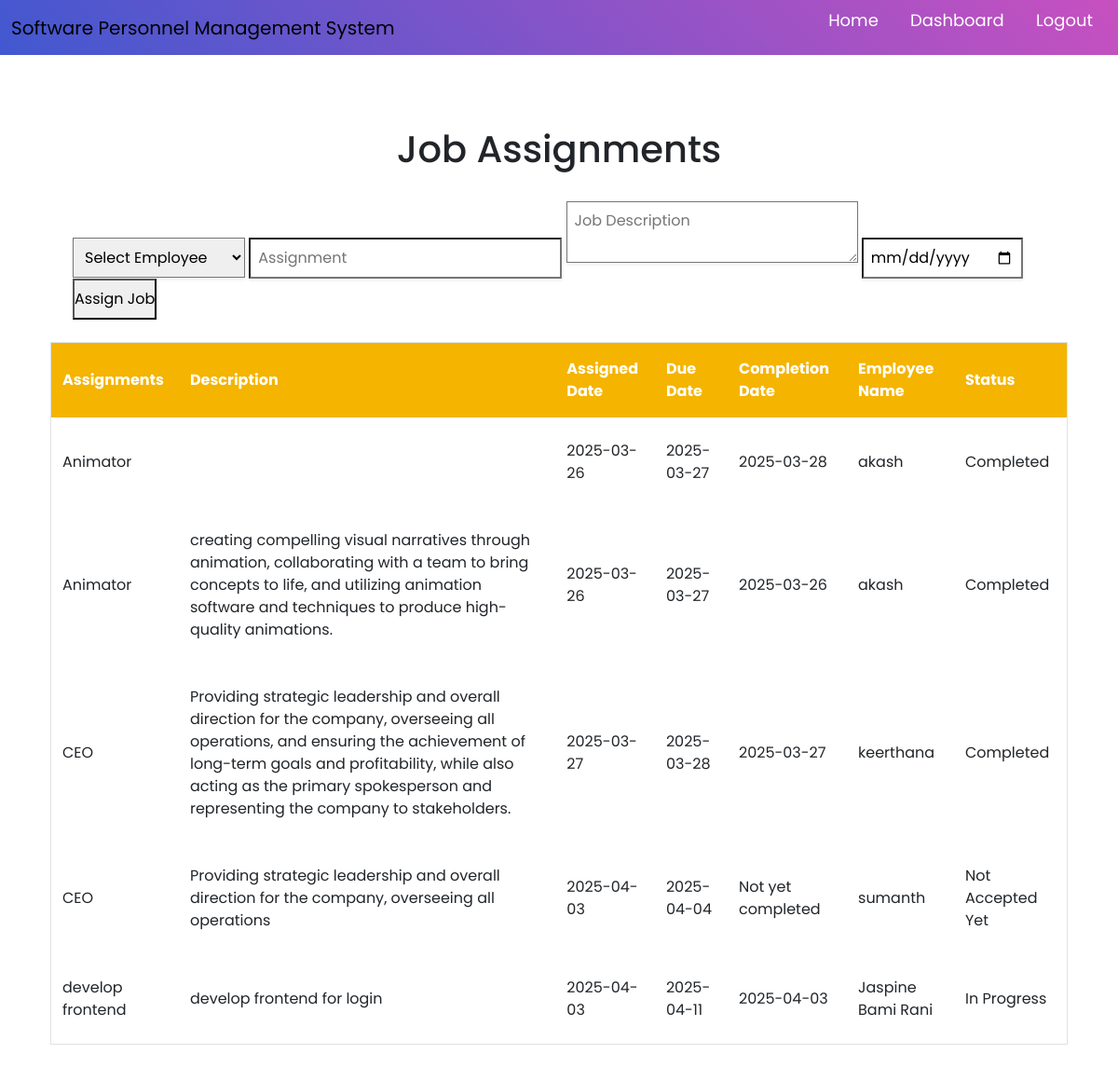
The app's page /view-job-assignments (signed in) with its own data.
### app/models.py (models this page shows, shortened)
class JobAssignment(db.Model):
    id = db.Column(db.Integer, primary_key=True)
    employee_id = db.Column(db.Integer, db.ForeignKey('employee.id'), nullable=False)
    job_title = db.Column(db.String(100), nullable=False)
    description = db.Column(db.Text, nullable=True)
    assigned_date = db.Column(db.DateTime, default=db.func.current_timestamp())
    due_date = db.Column(db.DateTime, nullable=True)  # Add due_date
    completed_date = db.Column(db.DateTime, nullable=True)  # Add completed_date
    status = db.Column(db.String(20), default="Not Accepted")  # Default to "Not Accepted"
    employee = db.relationship('Employee', backref=db.backref('job_assignments', lazy=True))

class Employee(db.Model, UserMixin):
    id = db.Column(db.Integer, primary_key=True)
    name = db.Column(db.String(150), nullable=False)
    email = db.Column(db.String(150), unique=True, nullable=False)
    password = db.Column(db.String(256), nullable=False)
    position = db.Column(db.String(100), nullable=False, default="Employee")  # Default position
    salary = db.Column(db.Float, nullable=False, default=0.0)  # Default salary

### app/views.py (the view)
@views.route('/view-job-assignments')
@login_required
def view_job_assignments():
    job_assignments = JobAssignment.query.all()
    employees = Employee.query.all()
    return render_template('view_job_assignments.html', job_assignments=job_assignments, employees=employees)

### app/__init__.py (called while the page is built)
@login_manager.user_loader
def load_user(user_id):
    return Employee.query.get(int(user_id)) or Admin.query.get(int(user_id))

### app/templates/view_job_assignments.html (shortened to what this page needs)
{% extends 'base.html' %}
{% block head %}
    <link rel="stylesheet" href="{{ url_for('static', filename='css/view_job_assignments.css') }}">
{% endblock %}
{% block content %}
<div class="container mx-auto mt-8 p-4">
    <h1 class="text-3xl font-semibold mb-6 text-center text-gray-700">Job Assignments</h1>
    <form action="{{ url_for('views.assign_job') }}" method="POST" class="flex flex-wrap gap-4 mb-6 bg-white p-4 shadow-md rounded-lg">
        <select name="employee_id" id="employee" class="w-full md:w-1/5 border-gray-300 rounded-md shadow-sm focus:ring-blue-500 focus:border-blue-500 p-2" required>
            <option value="">Select Employee</option>
        </select>
        <input type="text" name="job_title" id="job_title" class="w-full md:w-1/5 border-gray-300 rounded-md shadow-sm focus:ring-blue-500 focus:border-blue-500 p-2" placeholder="Assignment" required>
        <textarea name="description" id="description" class="w-full md:w-2/5 border-gray-300 rounded-md shadow-sm focus:ring-blue-500 focus:border-blue-500 p-2" placeholder="Job Description"></textarea>
        <input type="date" name="due_date" class="w-full md:w-1/5 border-gray-300 rounded-md shadow-sm focus:ring-blue-500 focus:border-blue-500 p-2" required>
        <button type="submit" class="bg-green-500 hover:bg-green-700 text-black font-bold py-2 px-6 rounded-md transition-all duration-300 ease-in-out background=green">Assign Job</button>
    </form>
    <div class="overflow-x-auto">
        <table class="min-w-full bg-white shadow-lg rounded-lg overflow-hidden border border-gray-300">
            <thead class="bg-gradient-to-r from-yellow-500 to-yellow-400 text-white">
                <tr>
                    <th class="px-6 py-3 text-left text-sm font-semibold uppercase border-b border-gray-200">Assignments</th>
                    <th class="px-6 py-3 text-left text-sm font-semibold uppercase border-b border-gray-200">Description</th>
                    <th class="px-6 py-3 text-left text-sm font-semibold uppercase border-b border-gray-200">Assigned Date</th>
                    <th class="px-6 py-3 text-left text-sm font-semibold uppercase border-b border-gray-200">Due Date</th>
                    <th class="px-6 py-3 text-left text-sm font-semibold uppercase border-b border-gray-200">Completion Date</th>
                    <th class="px-6 py-3 text-left text-sm font-semibold uppercase border-b border-gray-200">Employee Name</th>
                    <th class="px-6 py-3 text-left text-sm font-semibold uppercase border-b border-gray-200">Status</th>
                </tr>
            </thead>
            <tbody class="divide-y divide-gray-200">
                {% for job in job_assignments %}
                <tr class="hover:bg-gray-100 transition duration-300 border-l-4 border-transparent hover:border-yellow-500">
                    <td class="px-6 py-4">{{ job.job_title }}</td>
                    <td class="px-6 py-4 break-words whitespace-normal max-w-xs">{{ job.description }}</td>
                    <td class="px-6 py-4">{{ job.assigned_date.strftime('%Y-%m-%d') if job.assigned_date else 'N/A' }}</td>
                    <td class="px-6 py-4">{{ job.due_date.strftime('%Y-%m-%d') if job.due_date else 'Not Set' }}</td>
                    <td class="px-6 py-4">{{ job.completed_date.strftime('%Y-%m-%d') if job.completed_date else 'Not yet completed' }}</td>
                    <td class="px-6 py-4">{{ job.employee.name }}</td>
                    <td class="px-6 py-4">
                        {% if job.status == "Not Accepted" %}
                        <span class="text-red-500 font-bold">Not Accepted Yet</span>
                        {% else %}
                        <span class="text-green-500 font-bold">{{ job.status }}</span>
                        {% endif %}
                    </td>
                </tr>
                {% endfor %}
            </tbody>
        </table>
    </div>
</div>
{% endblock %}

### app/static/css/style.css (style rules this page uses)
* { margin: 0; padding: 0; box-sizing: border-box; font-family: 'Poppins', sans-serif; }
body { display: flex; flex-direction: column; align-items: center; background: #f2f2f2; }

### app/static/css/view_job_assignments.css (style rules this page uses)
table { width: 100%; border-collapse: collapse; }
th, td { padding: 12px; text-align: left; }
th { background-color: #f4b400; color: white; }

### records on screen
JobAssignment: job_title "Animator", assigned_date "2025-03-26", due_date "2025-03-27", completed_date "2025-03-28", employee.name "akash", status "Completed"
JobAssignment: job_title "Animator", description "creating compelling visual narratives through animation, collaborating with a team to bring concepts to life, and utilizing animation software and techniques to produce high-quality animations.", assigned_date "2025-03-26", due_date "2025-03-27", completed_date "2025-03-26", employee.name "akash", status "Completed"
JobAssignment: job_title "CEO", description "Providing strategic leadership and overall direction for the company, overseeing all operations, and ensuring the achievement of long-term goals and profitability, while also acting as the primary spokesperson and representing the company to stakeholders.", assigned_date "2025-03-27", due_date "2025-03-28", completed_date "2025-03-27", employee.name "keerthana", status "Completed"
JobAssignment: job_title "CEO", description "Providing strategic leadership and overall direction for the company, overseeing all operations", assigned_date "2025-04-03", due_date "2025-04-04", completed_date "Not yet completed", employee.name "sumanth", status "Not Accepted Yet"
JobAssignment: job_title "develop frontend", description "develop frontend for login", assigned_date "2025-04-03", due_date "2025-04-11", completed_date "2025-04-03", employee.name "Jaspine Bami Rani", status "In Progress"
